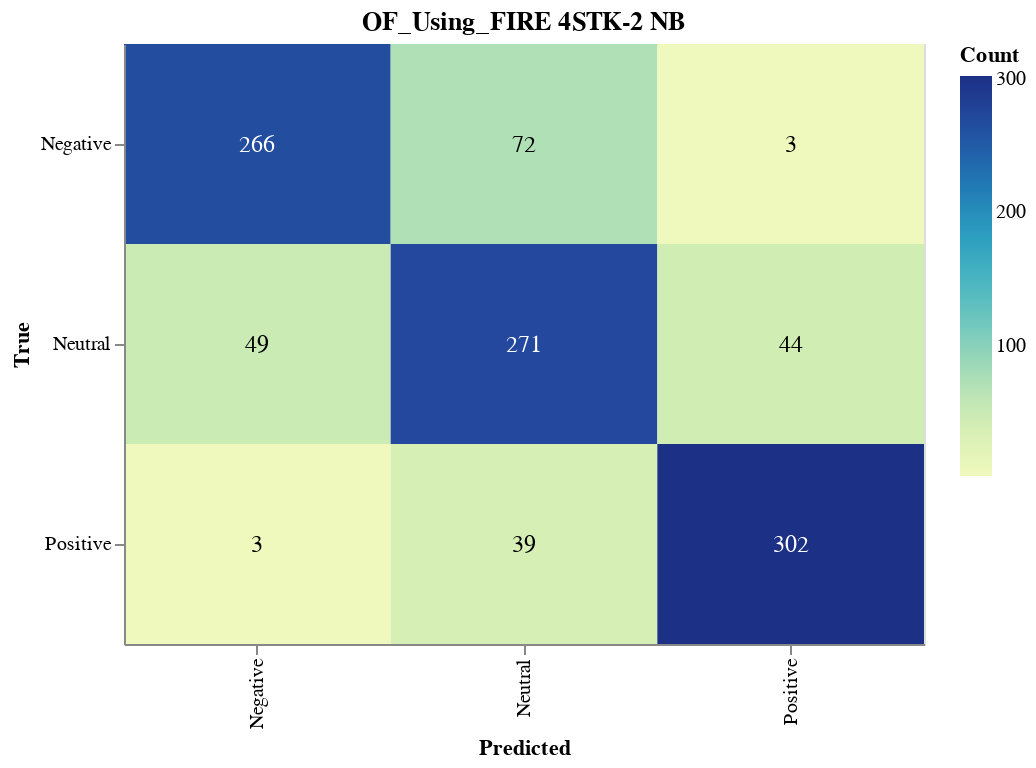

Here is the notebook cell this chart was saved with:
### Markdown cell above
#### Save CM

### Code cell
import altair as alt
import altair_saver
import pandas as pd
from sklearn.metrics import confusion_matrix

# Calculate the confusion matrix
cm = confusion_matrix(y_val, nb_validation_predictions)

# Define class names
class_names = ['Negative', 'Neutral', 'Positive']

# Convert confusion matrix to DataFrame
cm_df = pd.DataFrame(cm, index=class_names, columns=class_names).reset_index().melt(id_vars='index')
cm_df.columns = ['True', 'Predicted', 'Count']

# Ensure the order of categories
cm_df['True'] = pd.Categorical(cm_df['True'], categories=class_names, ordered=True)
cm_df['Predicted'] = pd.Categorical(cm_df['Predicted'], categories=class_names, ordered=True)

# Create the Altair plot
heatmap = alt.Chart(cm_df).mark_rect().encode(
    x=alt.X('Predicted:O', sort=class_names),
    y=alt.Y('True:O', sort=class_names),
    color='Count:Q',
    tooltip=['True', 'Predicted', 'Count']
).properties(
    width=400,
    height=300,
    title='OF_Using_FIRE 4STK-2 NB'
)

# Add text labels
text = heatmap.mark_text(
    align='center',
    baseline='middle',
    fontSize=12
).encode(
    text='Count:Q',
    color=alt.condition(
        alt.datum.Count > cm.max() / 2,
        alt.value('white'),
        alt.value('black')
    )
)

# Combine heatmap and text
final_chart = heatmap + text

# Display the plot
final_chart.show()

### Figure 1 — Vega-Lite specification as saved in the notebook (floating-point values rounded to 4 significant figures)
{"config": {"view": {"continuousWidth": 300, "continuousHeight": 300}}, "layer": [{"mark": {"type": "rect"}, "encoding": {"color": {"field": "Count", "type": "quantitative"}, "tooltip": [{"field": "True", "type": "ordinal"}, {"field": "Predicted", "type": "ordinal"}, {"field": "Count", "type": "quantitative"}], "x": {"field": "Predicted", "sort": ["Negative", "Neutral", "Positive"], "type": "ordinal"}, "y": {"field": "True", "sort": ["Negative", "Neutral", "Positive"], "type": "ordinal"}}, "title": "OF_Using_FIRE 4STK-2 NB"}, {"mark": {"type": "text", "align": "center", "baseline": "middle", "fontSize": 12}, "encoding": {"color": {"condition": {"test": "(datum.Count > 151.0)", "value": "white"}, "value": "black"}, "text": {"field": "Count", "type": "quantitative"}, "tooltip": [{"field": "True", "type": "ordinal"}, {"field": "Predicted", "type": "ordinal"}, {"field": "Count", "type": "quantitative"}], "x": {"field": "Predicted", "sort": ["Negative", "Neutral", "Positive"], "type": "ordinal"}, "y": {"field": "True", "sort": ["Negative", "Neutral", "Positive"], "type": "ordinal"}}, "title": "OF_Using_FIRE 4STK-2 NB"}], "data": {"name": "data-75f0efc84b38f57123934aa697502265"}, "height": 300, "width": 400, "$schema": "https://vega.github.io/schema/vega-lite/v5.17.0.json", "datasets": {"data-75f0efc84b38f57123934aa697502265": [{"True": "Negative", "Predicted": "Negative", "Count": 266}, {"True": "Neutral", "Predicted": "Negative", "Count": 49}, {"True": "Positive", "Predicted": "Negative", "Count": 3}, {"True": "Negative", "Predicted": "Neutral", "Count": 72}, {"True": "Neutral", "Predicted": "Neutral", "Count": 271}, {"True": "Positive", "Predicted": "Neutral", "Count": 39}, {"True": "Negative", "Predicted": "Positive", "Count": 3}, {"True": "Neutral", "Predicted": "Positive", "Count": 44}, {"True": "Positive", "Predicted": "Positive", "Count": 302}]}}
